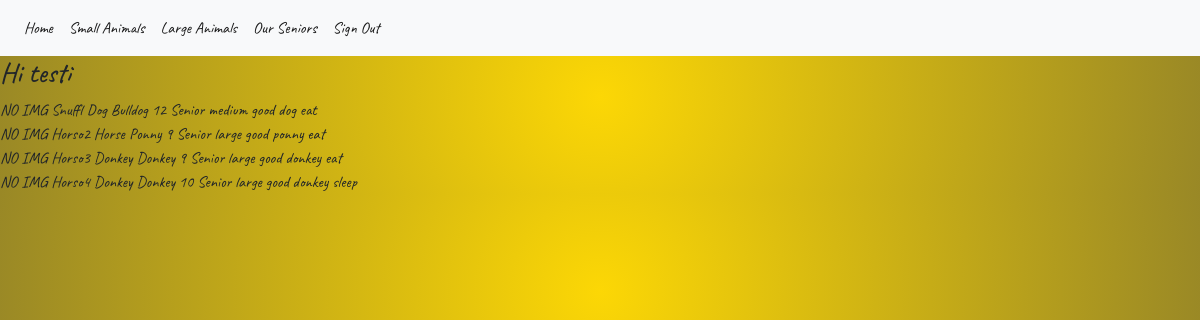
The app's page /Animals/PHP/senior.php (signed in) with its own data.
### tables this page shows
CREATE TABLE `customer` (
  `customer_id` int(11) NOT NULL,
  `name` varchar(50) NOT NULL,
  `customer_email` varchar(255) NOT NULL,
  `customerPass` varchar(255) NOT NULL,
  `role` enum('customer','admin','super_admin') NOT NULL DEFAULT 'customer'
);

CREATE TABLE `animals` (
  `animals_id` int(11) NOT NULL,
  `img` varchar(255) NOT NULL,
  `name` varchar(50) NOT NULL,
  `type` varchar(50) NOT NULL,
  `breed` varchar(50) NOT NULL,
  `age` int(11) NOT NULL,
  `age_category` enum('Young','Adult','Senior') NOT NULL,
  `size` varchar(50) NOT NULL,
  `description` varchar(255) NOT NULL,
  `hobbies` varchar(255) NOT NULL,
  `location` varchar(255) NOT NULL
);

### Animals/PHP/senior.php (the view, shortened to what this page needs)
<?php
require_once 'dbconnect.php';
$res=mysqli_query($conn, "SELECT * FROM customer WHERE customer_id=".$_SESSION['customer']);
$customerRow=mysqli_fetch_array($res, MYSQLI_ASSOC);
?>
<!DOCTYPE html>
<html lang="en">
<head>
    <link rel="stylesheet" href="https://stackpath.bootstrapcdn.com/bootstrap/4.5.0/css/bootstrap.min.css">
    <link rel="stylesheet" href="Style/style.css">
</head>
<body>
<nav class="navbar navbar-expand-lg navbar-light bg-light">
  <div class="collapse navbar-collapse" id="navbarNavDropdown">
    <ul class="navbar-nav">
      <li class="nav-item active">
        <a class="nav-link" href="home.php">Home<span class="sr-only">(current)</span></a>
      </li>
      <li class="nav-item active">
        <a class="nav-link" href="small.php">Small Animals<span class="sr-only">(current)</span></a>
      </li>
      <li class="nav-item active">
        <a class="nav-link" href="large.php">Large Animals<span class="sr-only">(current)</span></a>
      </li>
      <li class="nav-item active">
        <a class="nav-link" href="senior.php">Our Seniors<span class="sr-only">(current)</span></a>
      </li>
      <li class="nav-item active">
        <a class="nav-link" href="logout.php?logout">Sign Out<span class="sr-only">(current)</span></a>
      </li>
    </ul>
  </div>
</nav>
<h3>Hi <?php echo $customerRow['name']; ?></h3>
    <?php
        $sql = "SELECT * FROM animals WHERE age_category = 'Senior'";
        $result = mysqli_query($conn, $sql);
        if($result->num_rows == 0 ){
            echo "No result";
        }elseif($result->num_rows == 1){
            $row = $result->fetch_assoc();
            echo $row["img"]. " " .$row["name"]. " " .$row["type"]. " " . $row["breed"]. " " .$row["age"]. " " .$row["age_category"]. " " .$row["size"]. " " .$row["description"]. " " .$row["hobbies"]. " " .$row["location"]." ";
        }else {
            $rows = $result->fetch_all(MYSQLI_ASSOC);
            foreach ($rows as $value) {
               echo $value["img"]. " " .$value["name"]. " " .$value["type"]. " " . $value["breed"]. " " .$value["age"]. " " .$value["age_category"]. " " .$value["size"]. " " .$value["description"]. " " .$value["hobbies"]. " " .$value["location"] ."<br>";
            }
        }
    ?>
</body>
</html>

### Animals/PHP/Style/style.css (style rules this page uses)
body { font-family: 'Caveat', cursive; height: 100%; background-color: #fcd705; background: radial-gradient(circle, #fcd705 0%, #998826 100%); }

### records on screen
customer: name "testi"
animals: img "NO IMG", name "Snuffl", type "Dog", breed "Bulldog", age "12", age_category "Senior", size "medium", description "good dog", hobbies "eat"
animals: img "NO IMG", name "Horso2", type "Horse", breed "Ponny", age "9", age_category "Senior", size "large", description "good ponny", hobbies "eat"
animals: img "NO IMG", name "Horso3", type "Donkey", breed "Donkey", age "9", age_category "Senior", size "large", description "good donkey", hobbies "eat"
animals: img "NO IMG", name "Horso4", type "Donkey", breed "Donkey", age "10", age_category "Senior", size "large", description "good donkey", hobbies "sleep"
